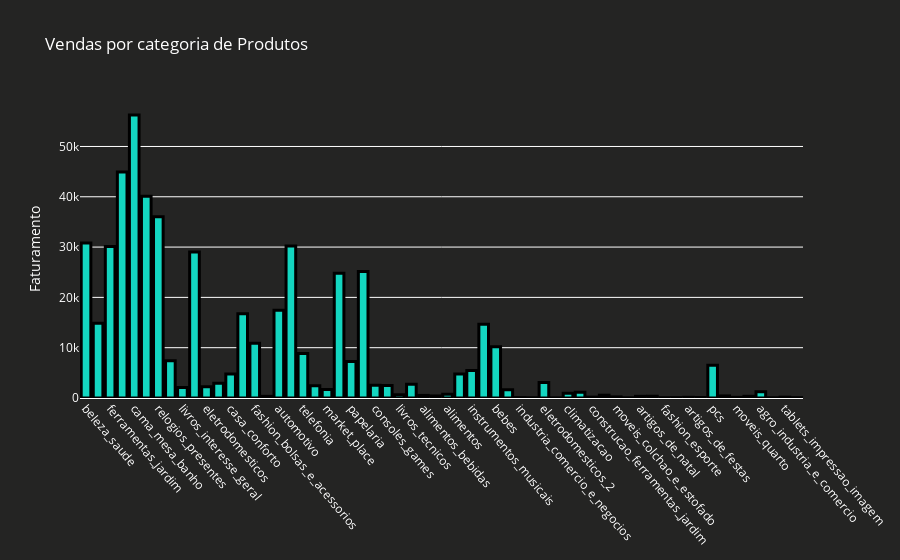

Here is the notebook cell this chart was saved with:
### Code cell
''' Gráfico categorias '''

# Relacionando categorias por valor
categorias_faturamento=[]                                     # Criação lista categoria por faturamento
name = 14                                                     # Classificando variavel name com 14 "respectiva coluna com os nomes de produtos"
for linha in range (len(aux_data)):                           # Percorrendo aux_data   
    categorias=aux_data[linha][name]                          # Selecionando os nomes das categorias
    faturamento=aux_data[linha][valor]*aux_data[linha][qtd]   # Selecionando valor*qnt de cada categoria
    categorias_faturamento.append([categorias,faturamento])   # Relacionando cada categoria com seu faturamento faturamento 

#Laço que inclui apenas as categorias dentro da lista
categorias = []                                                     # Criando lista categoria
produto = 0                                                         # Classificando variavel produto com 0 "respectiva coluna com os nomes de produtos"
for linha in range (len(categorias_faturamento)):                   # Percorrendo as linhas de categorias_faturamento  
    if categorias_faturamento [linha][produto] not in categorias:   # Condição para inclusão na lista categoria, ainda nn estar na mesma        
        categorias.append(categorias_faturamento[linha][produto])   # Adição definitiva a lista    

# Laço que soma valor de cada categoria por mês
faturamento_total_por_categoria=[]                                    # Criando lista faturamento_total_por_categoria                                        
soma=0                                                                # Iniciando contador do 0
for linha in range(len(categorias)):                                  # Percorrer numero de linhas de categorias  
    for x in range (len(categorias_faturamento)):                     # Percorrendo numero de linhas de categorias_faturamento
        if (categorias_faturamento[x][0]==categorias[linha]):         # Condição pra soma do faturamento_total_por_categoria, terem a mesma categoria
            soma+=categorias_faturamento[x][1]                        # Adição a lista soma o valor da categoria satisfeita acima      
    faturamento_total_por_categoria.append(soma)                      # Adição da soma a lista faturamento_total_por_categoria
    soma=0                                                            # zerando soma                                             

trace1 = go.Bar(y=faturamento_total_por_categoria,   # trace1 Armazena informações a respeito do gráfico, bem tipo "go.bar"
                x=categorias,                        # A correspondenciado dos eixos, "x=categorias" e "y=faturamento_total_por_categoria"    
                marker = {'color': '#13D6C0',        # maker=recebe caracterísca de layout da barra, sendo color sua cor, line sendo linha, com sua respectivas
                          'line': {'color': 'black', # Caracteristicas como cor e espessura "width"
                                   'width': 3}
                        }         
              )

data1 = [trace1]   # Armazenando dados do trace1 em data1 

# Criando Layout
configuracoes_layout = go.Layout(title='Vendas por categoria de Produtos',             # Definição da legenda das linhas como título            
                   xaxis=dict(titlefont=dict(size=50,color='black'),tickangle=50),     # Definição da legenda do eixo y e x
                   yaxis={'title': 'Faturamento'},
                   
                   )

# Objeto figura

fig1 = go.Figure(data=data1, layout=configuracoes_layout)    # Armazenamento da figura e de seus rectivos dados em fig0
fig1.update_layout(plot_bgcolor="#242423")                   # Definição de fundo 
fig1.update_layout(paper_bgcolor="#242423")                  
fig1.update_layout(font_color="white")                       # Cor da legenda

### Figure 1 — Plotly figure (JSON) as saved in the notebook; plotly's stock layout.template omitted (floating-point values rounded to 4 significant figures)
{"data": [{"marker": {"color": "#13D6C0", "line": {"color": "black", "width": 3}}, "type": "bar", "x": ["beleza_saude", "brinquedos", "ferramentas_jardim", "informatica_acessorios", "cama_mesa_banho", "moveis_decoracao", "relogios_presentes", "malas_acessorios", "livros_interesse_geral", "utilidades_domesticas", "eletrodomesticos", "eletronicos", "casa_conforto", "perfumaria", "fashion_bolsas_e_acessorios", "audio", "automotivo", "esporte_lazer", "telefonia", "fashion_roupa_masculina", "market_place", "cool_stuff", "papelaria", "moveis_escritorio", "consoles_games", "moveis_sala", "livros_tecnicos", "construcao_ferramentas_construcao", "alimentos_bebidas", "fashion_underwear_e_moda_praia", "alimentos", "pet_shop", "instrumentos_musicais", "eletroportateis", "bebes", "fashion_calcados", "industria_comercio_e_negocios", "flores", "eletrodomesticos_2", "musica", "climatizacao", "moveis_cozinha_area_de_servico_jantar_e_jardim", "construcao_ferramentas_jardim", "artes", "moveis_colchao_e_estofado", "dvds_blu_ray", "artigos_de_natal", "casa_construcao", "fashion_esporte", "sinalizacao_e_seguranca", "artigos_de_festas", "livros_importados", "pcs", "bebidas", "moveis_quarto", "construcao_ferramentas_iluminacao", "agro_industria_e_comercio", "telefonia_fixa", "tablets_impressao_imagem", "fashion_roupa_feminina"], "y": [30790.0, 14840.0, 30120.0, 44920.0, 56280.0, 40110.0, 36040.0, 7401.0, 2065.0, 29000.0, 2224.0, 2918.0, 4760.0, 16740.0, 10900.0, 328.3, 17450.0, 30230.0, 8837.0, 2454.0, 1702.0, 24790.0, 7275.0, 25150.0, 2528.0, 2468.0, 642.9, 2753.0, 509.1, 410.4, 725.4, 4755.0, 5471.0, 14650.0, 10190.0, 1640.0, 79.9, 49.9, 3065.0, 24.97, 920.7, 1164, 173.9, 556.6, 218.8, 39.8, 331.3, 353.1, 59.9, 74.9, 135.8, 99, 6520.0, 414.4, 129, 338, 1252, 44, 163.9, 65.9]}], "layout": {"font": {"color": "white"}, "paper_bgcolor": "#242423", "plot_bgcolor": "#242423", "title": {"text": "Vendas por categoria de Produtos"}, "xaxis": {"tickangle": 50, "title": {"font": {"color": "black", "size": 50}}}, "yaxis": {"title": {"text": "Faturamento"}}}}
